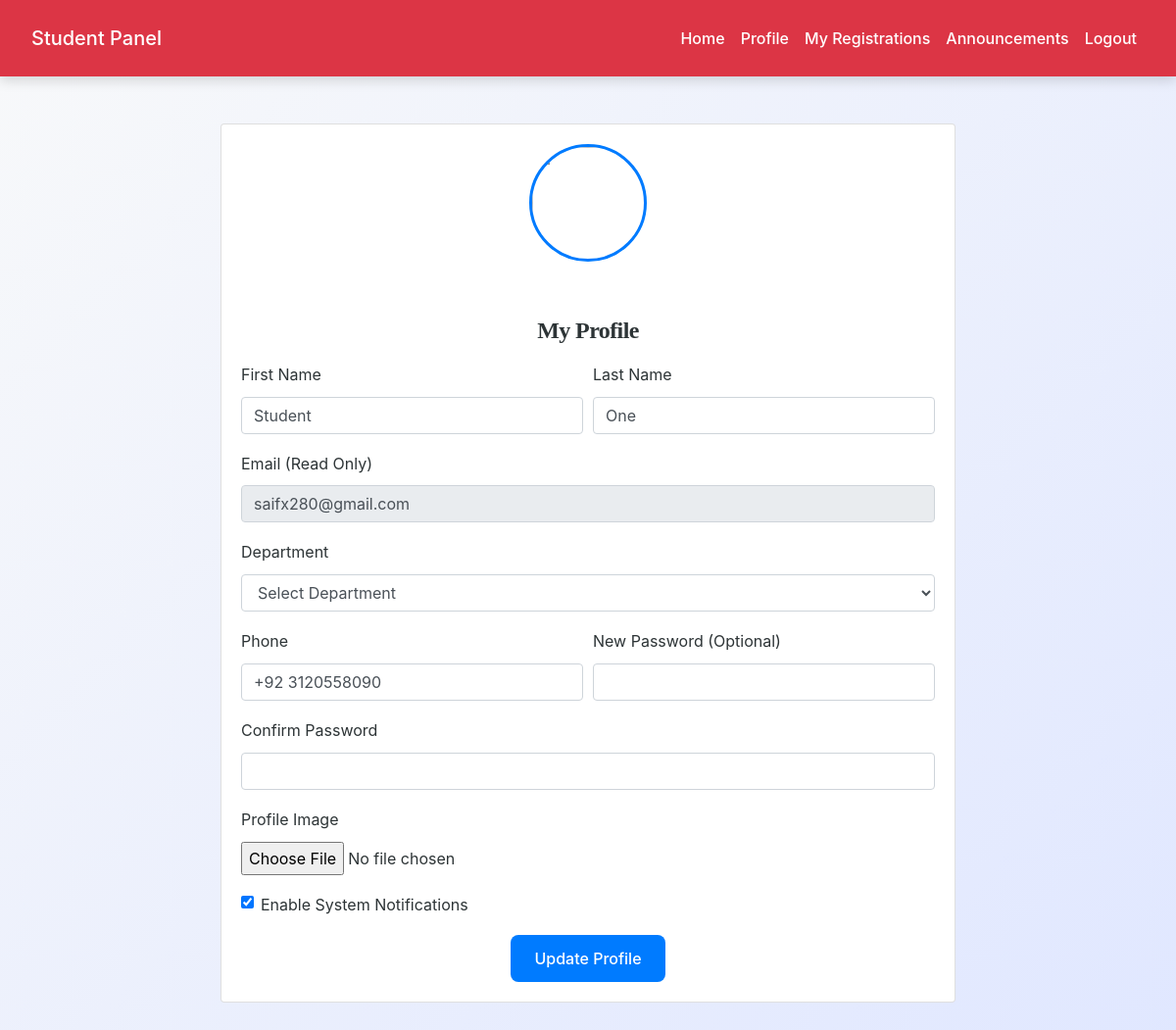
/student/profile.php (signed in), run on the app's committed database.
### tables this page shows
CREATE TABLE `users` (
  `id` int(11) NOT NULL,
  `role` enum('Student','Faculty','Event Organizer') NOT NULL,
  `department` varchar(100) NOT NULL,
  `first_name` varchar(100) NOT NULL,
  `last_name` varchar(100) NOT NULL,
  `email` varchar(150) NOT NULL,
  `password_hash` varchar(255) NOT NULL,
  `phone` varchar(20) DEFAULT NULL,
  `profile_image` varchar(255) DEFAULT NULL,
  `system_notifications` tinyint(1) DEFAULT 1,
  `status` enum('pending','active','suspended') DEFAULT 'pending',
  `created_at` timestamp NOT NULL DEFAULT current_timestamp(),
  `updated_at` timestamp NOT NULL DEFAULT current_timestamp() ON UPDATE current_timestamp()
);

### student/profile.php (the view, shortened to what this page needs)
<?php
include('config.php');
$user_id = $_SESSION['user_id'];
$stmt = $conn->prepare("
    SELECT first_name, last_name, email, phone, department, profile_image, system_notifications
    FROM users WHERE id = ?
");
$stmt->bind_param("i", $user_id);
$stmt->execute();
$stmt->bind_result(
    $first_name,
    $last_name,
    $email,
    $phone,
    $department,
    $profile_image,
    $system_notifications
);
?>
<!DOCTYPE html>
<html>
<head>
    <link rel="stylesheet" href="https://maxcdn.bootstrapcdn.com/bootstrap/4.5.2/css/bootstrap.min.css">
    <link rel="stylesheet" href="../css/style.css">
</head>
<body>
<?php include('navbar.php'); ?>
<div class="container mt-5">
    <div class="card mx-auto" style="max-width:750px;">
        <div class="card-body text-center">
            <img src="../images/<?= $profile_image ? htmlspecialchars($profile_image) : 'default.png'; ?>"
                 class="profile-img mb-3">
            <h4 class="mb-3">My Profile</h4>
            <form method="POST" enctype="multipart/form-data" class="text-left">
                <div class="form-row">
                    <div class="form-group col-md-6">
                        <label>First Name</label>
                        <input type="text" name="first_name" class="form-control"
                               value="<?= htmlspecialchars($first_name) ?>" required>
                    </div>
                    <div class="form-group col-md-6">
                        <label>Last Name</label>
                        <input type="text" name="last_name" class="form-control"
                               value="<?= htmlspecialchars($last_name) ?>" required>
                    </div>
                </div>
                <div class="form-group">
                    <label>Email (Read Only)</label>
                    <input type="email" class="form-control" value="<?= htmlspecialchars($email) ?>" readonly>
                </div>
                <div class="form-group">
                    <label>Department</label>
                    <select name="department" class="form-control" required>
                        <option value="">Select Department</option>
                    </select>
                </div>
                <div class="form-row">
                    <div class="form-group col-md-6">
                        <label>Phone</label>
                        <input type="text" name="phone" class="form-control"
                               value="<?= htmlspecialchars($phone) ?>">
                    </div>
                    <div class="form-group col-md-6">
                        <label>New Password (Optional)</label>
                        <input type="password" name="password" class="form-control">
                    </div>
                </div>
                <div class="form-group">
                    <label>Confirm Password</label>
                    <input type="password" name="confirm_password" class="form-control">
                </div>
                <div class="form-group">
                    <label>Profile Image</label>
                    <input type="file" name="profile_image" class="form-control-file">
                </div>
                <div class="form-check mb-3">
                    <input type="checkbox" name="system_notifications" class="form-check-input"
                           <?= $system_notifications ? 'checked' : '' ?>>
                    <label class="form-check-label">Enable System Notifications</label>
                </div>
                <div class="text-center">
                    <button class="btn btn-primary px-4">Update Profile</button>
                </div>
            </form>
        </div>
    </div>
</div>
</body>
</html>

### css/style.css (style rules this page uses)
:root { --primary: #007bff; --secondary: #6c757d; --success: #28a745; --info: #17a2b8; --warning: #ffc107; --danger: #dc3545; --light: #f8f9fa; --dark: #2d3436; --accent: #ff6f61; --highlight: #6f42c1; --shadow: rgba(0, 0, 0, 0.15); --transition: all 0.3s ease-in-out; }
body { font-family: 'Inter', 'Segoe UI', Tahoma, Geneva, Verdana, sans-serif; background: linear-gradient(135deg, var(--light) 0%, #e0e7ff 100%); color: var(--dark); line-height: 1.8; margin: 0; padding: 0; min-height: 100vh; font-size: 16px; }
h1, h2, h3, h4 { text-align: center; margin: 2.5rem 0; font-family: 'Georgia', 'Times New Roman', serif; color: var(--dark); font-weight: 700; letter-spacing: -0.025em; }
h4 { font-size: 1.5rem; }
.container { max-width: 1200px; margin: 0 auto 3rem; padding: 0 1.5rem; }
.btn-primary { background-color: var(--primary); color: #fff; border: none; border-radius: 8px; padding: 0.75rem 1.5rem; font-size: 1rem; font-weight: 500; cursor: pointer; transition: var(--transition); display: inline-flex; align-items: center; justify-content: center; }

### student/profile.php (style rules this page uses)
.profile-img { width:120px;height:120px;object-fit:cover; border-radius:50%;border:3px solid #007bff; }

### data on the page
users: first_name "Student", last_name "One", email "saifx280@gmail.com", phone "+92 3120558090", system_notifications "☑"
